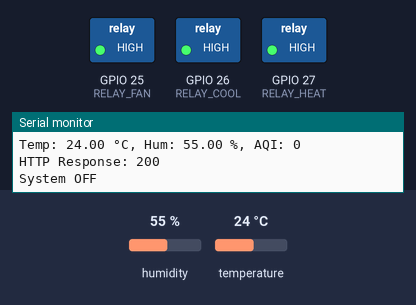
A sketch run on a simulated ESP32. Parts: switched loads named in the sketch (green lamp = pin HIGH), the last lines printed to the serial monitor. The test bench sets the inputs (shaded band); at power-on: temperature 24 °C, humidity 55 %. WiFi joins after 1.5 s; servers stay silent unless stated; uploads are accepted with an empty reply; no MQTT or app messages arrive unless stated.

Above: at 2.7 s.
2.8 s: temperature set to 23.1 °C
At 7.3 s:
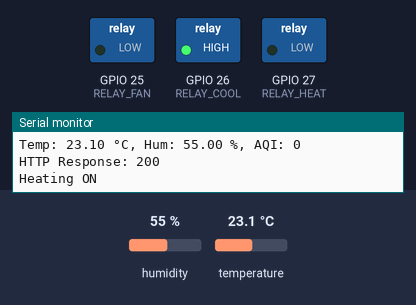
8.4 s: temperature set to 28 °C
At 12.7 s:
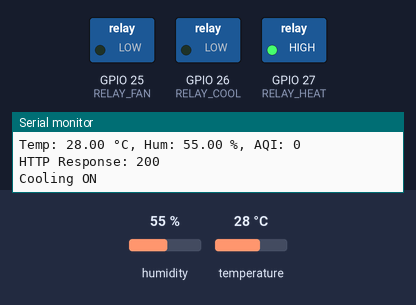
23.8 s: temperature set to 26.8 °C
29.0 s: temperature set to 25.5 °C
At 34.3 s:
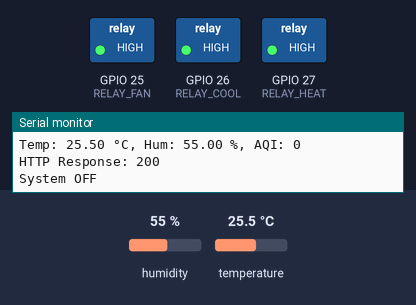
Timing chart, 0 to 35.5 s (numbered marks = the images above; inputs shaded):
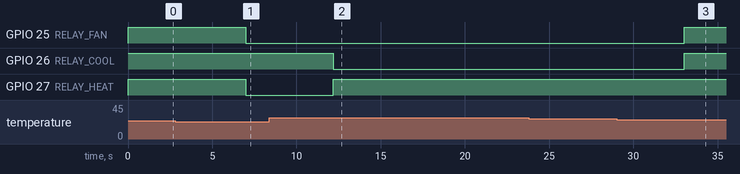

The sketch:

nortc.ino
```cpp
#include <WiFi.h>
#include <HTTPClient.h>
#include <PubSubClient.h>
#include <DHT.h>

// ---------- CONFIG ----------
#define WIFI_SSID     "YourWiFiSSID"
#define WIFI_PASS     "YourWiFiPassword"

// Backend API (HTTP)
#define SERVER_URL    "http://your-backend-server/api/hvac"

// MQTT Broker
#define MQTT_SERVER   "your-mqtt-broker-ip"
#define MQTT_PORT     1883
#define MQTT_USER     "mqttuser"
#define MQTT_PASS     "mqttpass"

// Topics
#define TOPIC_HVAC_PUB   "hvac/data"    // ESP32 publishes temp+hum+aqi
#define TOPIC_AQI_SUB    "sensor/aqi"   // AQI comes from another device

// DHT Sensor
#define DHTPIN 4          // GPIO4
#define DHTTYPE DHT22
DHT dht(DHTPIN, DHTTYPE);

// Relays for HVAC Control
#define RELAY_COOL  26
#define RELAY_HEAT  27
#define RELAY_FAN   25

WiFiClient espClient;
PubSubClient client(espClient);

// AQI value from MQTT
int aqiValue = -1;

// ---------- FUNCTIONS ----------
void setup_wifi() {
  delay(10);
  Serial.println();
  Serial.print("Connecting to ");
  Serial.println(WIFI_SSID);

  WiFi.begin(WIFI_SSID, WIFI_PASS);

  while (WiFi.status() != WL_CONNECTED) {
    delay(500);
    Serial.print(".");
  }

  Serial.println("\nWiFi connected");
  Serial.println(WiFi.localIP());
}

void callback(char* topic, byte* payload, unsigned int length) {
  String message;
  for (unsigned int i = 0; i < length; i++) {
    message += (char)payload[i];
  }
  Serial.print("MQTT message arrived [");
  Serial.print(topic);
  Serial.print("]: ");
  Serial.println(message);

  if (String(topic) == TOPIC_AQI_SUB) {
    aqiValue = message.toInt();
    Serial.print("Updated AQI from MQTT: ");
    Serial.println(aqiValue);
  }
}

void reconnectMQTT() {
  while (!client.connected()) {
    Serial.print("Attempting MQTT connection...");
    if (client.connect("ESP32Client", MQTT_USER, MQTT_PASS)) {
      Serial.println("connected");
      client.subscribe(TOPIC_AQI_SUB);  // subscribe to AQI topic
    } else {
      Serial.print("failed, rc=");
      Serial.print(client.state());
      Serial.println(" try again in 5 seconds");
      delay(5000);
    }
  }
}

void sendHTTP(float temp, float hum, int aqi) {
  if (WiFi.status() == WL_CONNECTED) {
    HTTPClient http;
    http.begin(SERVER_URL);
    http.addHeader("Content-Type", "application/json");

    String json = "{\"temperature\":" + String(temp) +
                  ",\"humidity\":" + String(hum) +
                  ",\"aqi\":" + String(aqi) + "}";

    int httpResponseCode = http.POST(json);
    Serial.print("HTTP Response: ");
    Serial.println(httpResponseCode);
    http.end();
  }
}

void sendMQTT(float temp, float hum, int aqi) {
  if (!client.connected()) {
    reconnectMQTT();
  }
  client.loop();

  String payload = "{\"temperature\":" + String(temp) +
                   ",\"humidity\":" + String(hum) +
                   ",\"aqi\":" + String(aqi) + "}";

  client.publish(TOPIC_HVAC_PUB, payload.c_str());
}

void controlHVAC(float temp, float target) {
  if (temp > target + 1) {
    // Too hot → Cooling ON
    digitalWrite(RELAY_COOL, LOW);
    digitalWrite(RELAY_HEAT, HIGH);
    digitalWrite(RELAY_FAN, LOW);
    Serial.println("Cooling ON");
  } else if (temp < target - 1) {
    // Too cold → Heating ON
    digitalWrite(RELAY_HEAT, LOW);
    digitalWrite(RELAY_COOL, HIGH);
    digitalWrite(RELAY_FAN, LOW);
    Serial.println("Heating ON");
  } else {
    // Comfortable → All OFF
    digitalWrite(RELAY_COOL, HIGH);
    digitalWrite(RELAY_HEAT, HIGH);
    digitalWrite(RELAY_FAN, HIGH);
    Serial.println("System OFF");
  }
}

void setup() {
  Serial.begin(115200);

  pinMode(RELAY_COOL, OUTPUT);
  pinMode(RELAY_HEAT, OUTPUT);
  pinMode(RELAY_FAN, OUTPUT);

  digitalWrite(RELAY_COOL, HIGH);
  digitalWrite(RELAY_HEAT, HIGH);
  digitalWrite(RELAY_FAN, HIGH);

  dht.begin();

  setup_wifi();
  client.setServer(MQTT_SERVER, MQTT_PORT);
  client.setCallback(callback);
}

void loop() {
  if (!client.connected()) {
    reconnectMQTT();
  }
  client.loop();

  float temp = dht.readTemperature();
  float hum  = dht.readHumidity();

  if (isnan(temp) || isnan(hum)) {
    Serial.println("Failed to read from DHT sensor!");
    return;
  }

  // If AQI hasn't arrived yet, default to 0
  int aqi = (aqiValue >= 0) ? aqiValue : 0;

  Serial.print("Temp: "); Serial.print(temp);
  Serial.print(" °C, Hum: "); Serial.print(hum);
  Serial.print(" %, AQI: "); Serial.println(aqi);

  // Send combined data
  sendHTTP(temp, hum, aqi);
  sendMQTT(temp, hum, aqi);

  // Example target temperature
  float targetTemp = 25.0;
  controlHVAC(temp, targetTemp);

  delay(5000);
}
```

Measured:
- the behaviour switches between 24 and 23.9 °C on temperature (found by bisection; images 0 and 1)
- the behaviour switches between 26.1 and 26 °C on temperature (found by bisection; images 2 and 3)
- after the input at 2.8 s, GPIO 25 (RELAY_FAN), GPIO 27 (RELAY_HEAT): HIGH → LOW after 4.2 s
- after the input at 8.4 s, GPIO 26 (RELAY_COOL): HIGH → LOW after 3.8 s; GPIO 27 (RELAY_HEAT): LOW → HIGH after 3.8 s
- after the input at 29.0 s, GPIO 25 (RELAY_FAN), GPIO 26 (RELAY_COOL): LOW → HIGH after 4.0 s
